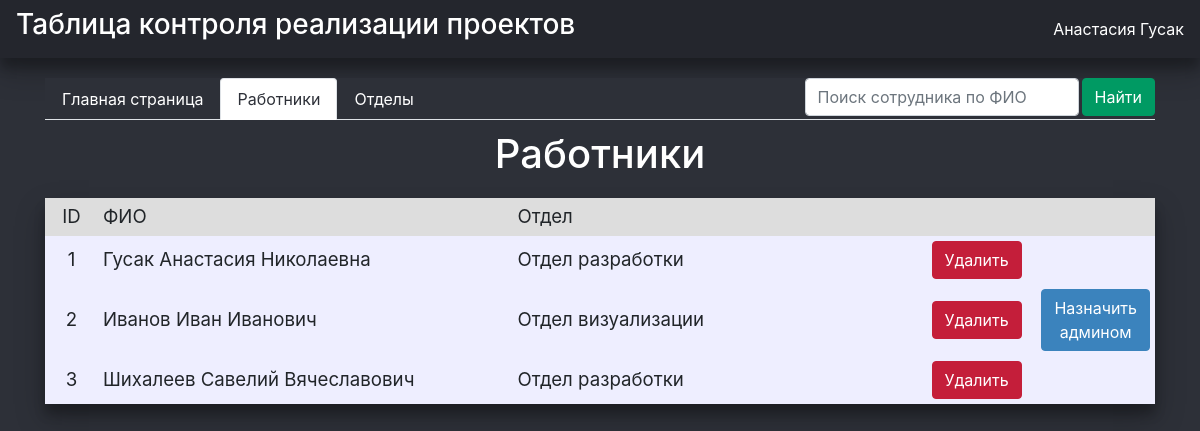
The page /show_users (signed in) on the database its author committed.
### users.py (models this page shows, shortened)
class User(SqlAlchemyBase, UserMixin):
    __tablename__ = 'users'
    id = sqlalchemy.Column(sqlalchemy.Integer,
                           primary_key=True, autoincrement=True)
    email = sqlalchemy.Column(sqlalchemy.String, unique=True)
    password = sqlalchemy.Column(sqlalchemy.VARCHAR)
    name = sqlalchemy.Column(sqlalchemy.String)
    surname = sqlalchemy.Column(sqlalchemy.String)
    midname = sqlalchemy.Column(sqlalchemy.String)
    name_lower = sqlalchemy.Column(sqlalchemy.String)
    department = sqlalchemy.Column(sqlalchemy.String)
    phone = sqlalchemy.Column(sqlalchemy.String)
    confirmed = sqlalchemy.Column(sqlalchemy.Boolean, default=False)
    admin = sqlalchemy.Column(sqlalchemy.Boolean, default=False)

### main.py (the view, shortened to what this page needs)
@app.route('/show_users', methods=['GET', 'POST'])
@check_login
@check_confirmed
def show_users():
    form = Search()
    db_sess = db_session.create_session()
    users = db_sess.query(User).all()
    return render_template("users.html", title='Работники', form=form, users=users)

### forms.py
class Search(FlaskForm):
    name = StringField()
    submit = SubmitField('Найти')

### data/db_session.py (called while the page is built)
def create_session() -> Session:
    global __factory
    return __factory()

### main.py (called while the page is built)
def check_login(func):
    @wraps(func)
    def decoration_function(*args, **kwargs):
        if not current_user.is_authenticated:
            return redirect('/login')
        return func(*args, **kwargs)
    return decoration_function

def check_confirmed(func):
    @wraps(func)
    def decorated_function(*args, **kwargs):
        if current_user.confirmed is False:
            return redirect('/unconfirmed')
        return func(*args, **kwargs)
    return decorated_function

@login_manager.user_loader
def load_user(user_id):
    db_sess = db_session.create_session()
    return db_sess.query(User).get(user_id)

### templates/users.html (shortened to what this page needs)
{% extends "base.html" %}
{% block content %}
<ul class="nav nav-tabs" style="margin-top: 20px; position: sticky; top: 0; background-color: #2d3038;">
    <li class="nav-item">
        <a class="nav-link" href="/" style="color: #ffffff;">Главная страница</a>
    </li>
    <li class="nav-item">
        <a class="nav-link active" href="/show_users" style="background-color: #ffffff; color: #2d3038;">Работники</a>
    </li>
    {% if current_user.admin %}
        <li class="nav-item">
            <a class="nav-link" href="/departments" style="color: #ffffff;">Отделы</a>
        </li>
    {% endif %}
    <li class="nav-item ml-auto">
        <form action="" method="post">
            <div class="block" style="float: right; margin-left: 3px;">
            {{ form.submit(type="submit", class="btn btn-success",
                style="background: #009a63; border-color: #009a63;") }}
            </div>
            <div class="block" style="float: right;">
            {{ form.name(class="form-control", type="search", placeholder="Поиск сотрудника по ФИО") }}
            </div>
        </form>
    </li>
</ul>
<h1 align="center" style="margin-top: 10px; margin-bottom: 20px; color: #ffffff;">Работники</h1>
<div class="table_container">
    <table class="my_table" style="box-shadow: 0 14px 28px rgba(0,0,0,0.25), 0 10px 10px rgba(0,0,0,0.22);">
        <tr class="my_row">
            <td class="title" width="5%" style="background-color: #dddddd; text-align:
            center; font-size: 14pt; padding: 5px;">ID</td>
            <td class="title" width="40%" style="background-color: #dddddd;
            font-size: 14pt; padding: 5px;">ФИО</td>
            <td class="title" width="40%" style="background-color: #dddddd;
            font-size: 14pt; padding: 5px;">Отдел</td>
            {% if current_user.admin %}
            <td class="title" width="10%" style="background-color: #dddddd; padding: 5px;"></td>
            <td class="title" width="10%" style="background-color: #dddddd; padding: 5px;"></td>
            {% endif %}
        </tr>
        {% for user in users %}
        <tr>
            <td class="title" style="background-color: #eeeeff; text-align:
            center; font-size: 14pt; padding: 5px;">{{ user.id }}</td>
            <td class="title" style="background-color: #eeeeff;
            font-size: 14pt; padding: 5px;">{{ user.surname }} {{ user.name }}
                {{ user.midname }}</td>
            <td class="title" style="background-color: #eeeeff;
            font-size: 14pt; padding: 5px;">{{ user.department }}</td>
            {% if current_user.admin %}
            <td class="title" style="background-color: #eeeeff; padding: 5px;">
                <a href="/del_user/{{ user.id }}" class="btn btn-danger" style="color: white;
                background: #c41e3a; border-color: #c41e3a;">Удалить</a>
            </td>
            {% if not user.admin %}
            <td class="title" style="background-color: #eeeeff; padding: 5px;">
                <a href="/set_admin/{{ user.id }}" class="btn btn-info" style="color: white;
                background: #3b83bd; border-color: #3b83bd;">Назначить админом</a>
            </td>
            {% else %}
            <td class="title" style="background-color: #eeeeff; padding: 5px;"></td>
            {% endif %}
            {% endif %}
        </tr>
        {% endfor %}
    </table>
</div>
{% endblock %}

### templates/base.html (shortened to what this page needs)
<!DOCTYPE html>
<html lang="en">
<head>
    <link rel="stylesheet" href="https://stackpath.bootstrapcdn.com/bootstrap/4.4.1/css/bootstrap.min.css"
>
    <link rel="stylesheet" type="text/css" href="static/css/style.css" />
</head>
  <body style="background-color: #2d3038;">
    <header>
      <nav class="navbar navbar-dark" style="background-color: #24262d; box-shadow: 0 14px 28px rgba(0,0,0,0.25),
       0 10px 10px rgba(0,0,0,0.22);">
          <h3 style="color: #ffffff;">Таблица контроля реализации проектов</h3>
          {% if current_user.is_authenticated %}
          <a href="/profile" style="color: #ffffff;">{{ current_user.name }} {{ current_user.surname }}</a>
          {% else %}
            <p>
                <a class="btn btn-primary" href="/register">Зарегистрироваться</a>
                <a class="btn btn-success" href="/login">Войти</a>
            </p>
          {% endif %}
      </nav>
    </header>
    <main role="main" class="container">
        {% block content %}{% endblock %}
    </main>
  </body>
</html>

### rows shown on the page
User: name "Анастасия", surname "Гусак", id "1", midname "Николаевна", department "Отдел разработки", admin True (drawn)
User: id "2", surname "Иванов", name "Иван", midname "Иванович", department "Отдел визуализации"
User: id "3", surname "Шихалеев", name "Савелий", midname "Вячеславович", department "Отдел разработки", admin True (drawn)
